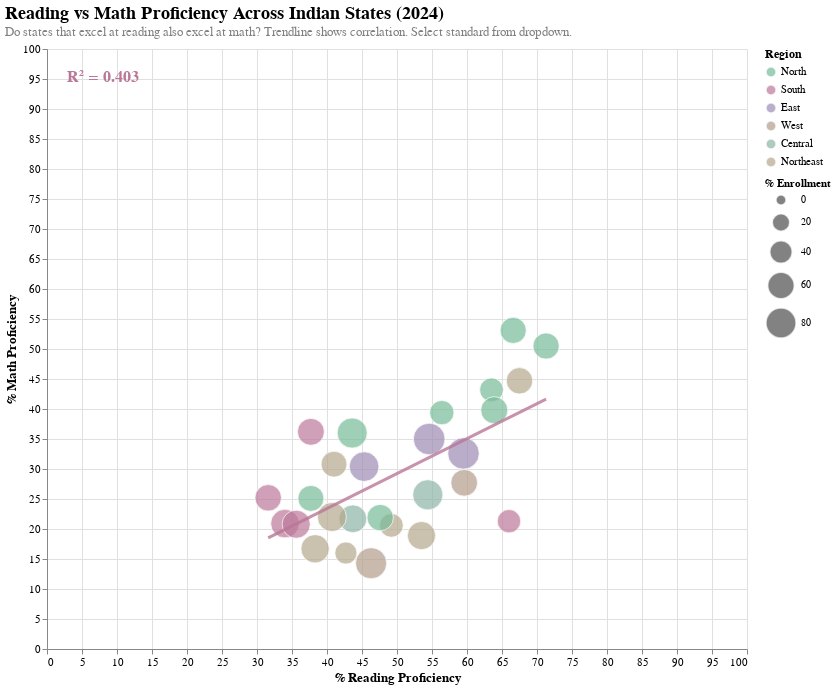

Here is the notebook cell this chart was saved with:
### Code cell
import pandas as pd
import altair as alt
from scipy import stats

# Read data
df = aser_2024
df = df[df['State'] != 'All India']

# Define regions
region_map = {
    'Andhra Pradesh': 'South', 'Arunachal Pradesh': 'Northeast',
    'Assam': 'Northeast', 'Bihar': 'North', 'Chhattisgarh': 'Central',
    'Gujarat': 'West', 'Haryana': 'North', 'Himachal Pradesh': 'North',
    'Jammu and Kashmir': 'North', 'Jharkhand': 'East', 'Karnataka': 'South',
    'Kerala': 'South', 'Madhya Pradesh': 'Central', 'Maharashtra': 'West',
    'Meghalaya': 'Northeast', 'Mizoram': 'Northeast', 'Nagaland': 'Northeast',
    'Odisha': 'East', 'Punjab': 'North', 'Rajasthan': 'North',
    'Sikkim': 'Northeast', 'Tamil Nadu': 'South', 'Telangana': 'South',
    'Tripura': 'Northeast', 'Uttar Pradesh': 'North', 'Uttarakhand': 'North',
    'West Bengal': 'East'
}

df['Region'] = df['State'].map(region_map)

# Get 2024 columns
std3_reading_col = [c for c in df.columns if '2024' in c and 'Std III' in c and 'read' in c][0]
std5_reading_col = [c for c in df.columns if '2024' in c and 'Std V' in c and 'read' in c][0]
std8_reading_col = [c for c in df.columns if '2024' in c and 'Std VIII' in c and 'read' in c][0]

std3_math_col = [c for c in df.columns if '2024' in c and 'Std III' in c and 'subtraction' in c][0]
std5_math_col = [c for c in df.columns if '2024' in c and 'Std V' in c and 'division' in c][0]
std8_math_col = [c for c in df.columns if '2024' in c and 'Std VIII' in c and 'division' in c][0]

enrollment_col = [c for c in df.columns if '2024' in c and 'enrolled in govt schools' in c][0]

# Create dataframe
comparison_data = pd.DataFrame({
    'State': df['State'],
    'Region': df['Region'],
    'Enrollment': df[enrollment_col],
    'Std_III_Reading': df[std3_reading_col],
    'Std_III_Math': df[std3_math_col],
    'Std_V_Reading': df[std5_reading_col],
    'Std_V_Math': df[std5_math_col],
    'Std_VIII_Reading': df[std8_reading_col],
    'Std_VIII_Math': df[std8_math_col]
})

# Reshape for each standard
std3_data = comparison_data[['State', 'Region', 'Enrollment', 'Std_III_Reading', 'Std_III_Math']].copy()
std3_data.columns = ['State', 'Region', 'Enrollment', 'Reading', 'Math']
std3_data['Standard'] = 'Std III'

std5_data = comparison_data[['State', 'Region', 'Enrollment', 'Std_V_Reading', 'Std_V_Math']].copy()
std5_data.columns = ['State', 'Region', 'Enrollment', 'Reading', 'Math']
std5_data['Standard'] = 'Std V'

std8_data = comparison_data[['State', 'Region', 'Enrollment', 'Std_VIII_Reading', 'Std_VIII_Math']].copy()
std8_data.columns = ['State', 'Region', 'Enrollment', 'Reading', 'Math']
std8_data['Standard'] = 'Std VIII'

# Combine
all_data = pd.concat([std3_data, std5_data, std8_data])

# Calculate R² for each standard
correlations = []
for std in ['Std III', 'Std V', 'Std VIII']:
    std_data = all_data[all_data['Standard'] == std].dropna(subset=['Reading', 'Math'])
    if len(std_data) > 0:
        r, p = stats.pearsonr(std_data['Reading'], std_data['Math'])
        correlations.append({
            'Standard': std,
            'r_squared': r**2,
            'r_text': f'R² = {r**2:.3f}',
            'x_pos': 5,
            'y_pos': 95
        })

corr_df = pd.DataFrame(correlations)

# Your color palette
region_colors = {
    'North': '#77ba99',
    'South': '#ba7798',
    'East': '#9d8bb3',
    'West': '#b39d8b',
    'Central': '#8bb3a6',
    'Northeast': '#b3a68b'
}

# Create dropdown
dropdown = alt.binding_select(
    options=['Std III', 'Std V', 'Std VIII'],
    name='Standard: '
)
selection = alt.selection_point(
    fields=['Standard'],
    bind=dropdown,
    value='Std V'
)

# Bubble chart
bubble_chart = alt.Chart(all_data).mark_circle(
    opacity=0.7,
    stroke='white',
    strokeWidth=1
).encode(
    x=alt.X('Reading:Q',
            title='% Reading Proficiency',
            scale=alt.Scale(domain=[0, 100]),
            axis=alt.Axis(titleFontSize=13, labelFontSize=11)),
    y=alt.Y('Math:Q',
            title='% Math Proficiency',
            scale=alt.Scale(domain=[0, 100]),
            axis=alt.Axis(titleFontSize=13, labelFontSize=11)),
    size=alt.Size('Enrollment:Q',
                  title='% Enrollment',
                  scale=alt.Scale(range=[100, 1000]),
                  legend=alt.Legend(titleFontSize=11, labelFontSize=10)),
    color=alt.Color('Region:N',
                    scale=alt.Scale(
                        domain=list(region_colors.keys()),
                        range=list(region_colors.values())
                    ),
                    legend=alt.Legend(titleFontSize=12, labelFontSize=11)),
    tooltip=[
        alt.Tooltip('State:N', title='State'),
        alt.Tooltip('Region:N', title='Region'),
        alt.Tooltip('Standard:N', title='Standard'),
        alt.Tooltip('Reading:Q', title='Reading %', format='.1f'),
        alt.Tooltip('Math:Q', title='Math %', format='.1f'),
        alt.Tooltip('Enrollment:Q', title='Enrollment %', format='.1f')
    ]
).add_params(selection).transform_filter(selection)

# Regression line
regression = alt.Chart(all_data).mark_line(
    color='#ba7798',
    strokeWidth=3,
    opacity=0.8
).encode(
    x='Reading:Q',
    y='Math:Q'
).transform_filter(selection).transform_regression('Reading', 'Math', method='linear')

# R² text annotation (updates with dropdown)
r_squared_text = alt.Chart(corr_df).mark_text(
    align='left',
    baseline='top',
    dx=0,
    dy=0,
    fontSize=16,
    fontWeight='bold',
    color='#ba7798'
).encode(
    x=alt.value(20),  # Pixel position from left
    y=alt.value(20),  # Pixel position from top
    text='r_text:N'
).transform_filter(selection)

# Combine all layers
final_chart = (bubble_chart + regression + r_squared_text).properties(
    width=700,
    height=600,
    title={
        "text": "Reading vs Math Proficiency Across Indian States (2024)",
        "subtitle": "Do states that excel at reading also excel at math? Trendline shows correlation. Select standard from dropdown.",
        "fontSize": 18,
        "fontWeight": "bold",
        "anchor": "start",
        "subtitleFontSize": 13,
        "subtitleColor": "gray"
    }
).configure_view(
    strokeWidth=0
).configure_axis(
    gridColor='#e0e0e0'
)

# Save

final_chart

### Figure 1 — Vega-Lite specification as saved in the notebook (floating-point values rounded to 4 significant figures)
{"config": {"view": {"continuousWidth": 300, "continuousHeight": 300, "strokeWidth": 0}, "axis": {"gridColor": "#e0e0e0"}}, "layer": [{"mark": {"type": "circle", "opacity": 0.7, "stroke": "white", "strokeWidth": 1}, "encoding": {"color": {"field": "Region", "legend": {"labelFontSize": 11, "titleFontSize": 12}, "scale": {"domain": ["North", "South", "East", "West", "Central", "Northeast"], "range": ["#77ba99", "#ba7798", "#9d8bb3", "#b39d8b", "#8bb3a6", "#b3a68b"]}, "type": "nominal"}, "size": {"field": "Enrollment", "legend": {"labelFontSize": 10, "titleFontSize": 11}, "scale": {"range": [100, 1000]}, "title": "% Enrollment", "type": "quantitative"}, "tooltip": [{"field": "State", "title": "State", "type": "nominal"}, {"field": "Region", "title": "Region", "type": "nominal"}, {"field": "Standard", "title": "Standard", "type": "nominal"}, {"field": "Reading", "format": ".1f", "title": "Reading %", "type": "quantitative"}, {"field": "Math", "format": ".1f", "title": "Math %", "type": "quantitative"}, {"field": "Enrollment", "format": ".1f", "title": "Enrollment %", "type": "quantitative"}], "x": {"axis": {"labelFontSize": 11, "titleFontSize": 13}, "field": "Reading", "scale": {"domain": [0, 100]}, "title": "% Reading Proficiency", "type": "quantitative"}, "y": {"axis": {"labelFontSize": 11, "titleFontSize": 13}, "field": "Math", "scale": {"domain": [0, 100]}, "title": "% Math Proficiency", "type": "quantitative"}}, "name": "view_3", "transform": [{"filter": {"param": "param_3"}}]}, {"mark": {"type": "line", "color": "#ba7798", "opacity": 0.8, "strokeWidth": 3}, "encoding": {"x": {"field": "Reading", "type": "quantitative"}, "y": {"field": "Math", "type": "quantitative"}}, "transform": [{"filter": {"param": "param_3"}}, {"on": "Reading", "regression": "Math", "method": "linear"}]}, {"data": {"name": "data-0100b779b7c32e6df3275d02f50740be"}, "mark": {"type": "text", "align": "left", "baseline": "top", "color": "#ba7798", "dx": 0, "dy": 0, "fontSize": 16, "fontWeight": "bold"}, "encoding": {"text": {"field": "r_text", "type": "nominal"}, "x": {"value": 20}, "y": {"value": 20}}, "transform": [{"filter": {"param": "param_3"}}]}], "data": {"name": "data-c92e3262d901d493c51783576ce0a388"}, "height": 600, "params": [{"name": "param_3", "select": {"type": "point", "fields": ["Standard"]}, "bind": {"input": "select", "options": ["Std III", "Std V", "Std VIII"], "name": "Standard: "}, "value": "Std V", "views": ["view_3"]}], "title": {"text": "Reading vs Math Proficiency Across Indian States (2024)", "subtitle": "Do states that excel at reading also excel at math? Trendline shows correlation. Select standard from dropdown.", "fontSize": 18, "fontWeight": "bold", "anchor": "start", "subtitleFontSize": 13, "subtitleColor": "gray"}, "width": 700, "$schema": "https://vega.github.io/schema/vega-lite/v5.20.1.json", "datasets": {"data-c92e3262d901d493c51783576ce0a388": [{"State": "Andhra Pradesh", "Region": "South", "Enrollment": 61.8, "Reading": 15.7, "Math": 44.1, "Standard": "Std III"}, {"State": "Arunachal Pradesh", "Region": "Northeast", "Enrollment": 56.3, "Reading": 19.4, "Math": 39.8, "Standard": "Std III"}, {"State": "Assam", "Region": "Northeast", "Enrollment": 69.9, "Reading": 18.2, "Math": 29.2, "Standard": "Std III"}, {"State": "Bihar", "Region": "North", "Enrollment": 80.1, "Reading": 26.1, "Math": 37.4, "Standard": "Std III"}, {"State": "Chhattisgarh", "Region": "Central", "Enrollment": 80.6, "Reading": 25.0, "Math": 23.3, "Standard": "Std III"}, {"State": "Gujarat", "Region": "West", "Enrollment": 86.5, "Reading": 25.8, "Math": 19.1, "Standard": "Std III"}, {"State": "Haryana", "Region": "North", "Enrollment": 46.0, "Reading": 44.0, "Math": 51.5, "Standard": "Std III"}, {"State": "Himachal Pradesh", "Region": "North", "Enrollment": 58.6, "Reading": 50.6, "Math": 57.9, "Standard": "Std III"}, {"State": "Jammu and Kashmir", "Region": "North", "Enrollment": 57.2, "Reading": 16.6, "Math": 36.4, "Standard": "Std III"}, {"State": "Jharkhand", "Region": "East", "Enrollment": 77.4, "Reading": 19.6, "Math": 31.7, "Standard": "Std III"}, {"State": "Karnataka", "Region": "South", "Enrollment": 71.1, "Reading": 15.9, "Math": 25.9, "Standard": "Std III"}, {"State": "Kerala", "Region": "South", "Enrollment": 44.5, "Reading": 45.6, "Math": 32.6, "Standard": "Std III"}, {"State": "Madhya Pradesh", "Region": "Central", "Enrollment": 66.9, "Reading": 18.8, "Math": 17.6, "Standard": "Std III"}, {"State": "Maharashtra", "Region": "West", "Enrollment": 60.9, "Reading": 37.0, "Math": 31.3, "Standard": "Std III"}, {"State": "Meghalaya", "Region": "Northeast", "Enrollment": 38.4, "Reading": 19.5, "Math": 22.8, "Standard": "Std III"}, {"State": "Mizoram", "Region": "Northeast", "Enrollment": 59.3, "Reading": 29.6, "Math": 57.2, "Standard": "Std III"}, {"State": "Nagaland", "Region": "Northeast", "Enrollment": 45.6, "Reading": 20.3, "Math": 37.9, "Standard": "Std III"}, {"State": "Odisha", "Region": "East", "Enrollment": 88.6, "Reading": 40.0, "Math": 37.7, "Standard": "Std III"}, {"State": "Punjab", "Region": "North", "Enrollment": 58.0, "Reading": 36.5, "Math": 53.3, "Standard": "Std III"}, {"State": "Rajasthan", "Region": "North", "Enrollment": 59.3, "Reading": 18.6, "Math": 20.0, "Standard": "Std III"}, {"State": "Sikkim", "Region": "Northeast", "Enrollment": 69.0, "Reading": 30.4, "Math": 40.3, "Standard": "Std III"}, {"State": "Tamil Nadu", "Region": "South", "Enrollment": 68.7, "Reading": 12.0, "Math": 27.7, "Standard": "Std III"}, {"State": "Telangana", "Region": "South", "Enrollment": 59.8, "Reading": 6.2, "Math": 30.9, "Standard": "Std III"}, {"State": "Tripura", "Region": "Northeast", "Enrollment": 73.8, "Reading": 20.9, "Math": 33.2, "Standard": "Std III"}, {"State": "Uttar Pradesh", "Region": "North", "Enrollment": 49.1, "Reading": 34.3, "Math": 40.5, "Standard": "Std III"}, {"State": "Uttarakhand", "Region": "North", "Enrollment": 62.8, "Reading": 39.4, "Math": 36.0, "Standard": "Std III"}, {"State": "West Bengal", "Region": "East", "Enrollment": 89.6, "Reading": 36.3, "Math": 40.9, "Standard": "Std III"}, {"State": "Andhra Pradesh", "Region": "South", "Enrollment": 61.8, "Reading": 37.7, "Math": 36.2, "Standard": "Std V"}, {"State": "Arunachal Pradesh", "Region": "Northeast", "Enrollment": 56.3, "Reading": 41.0, "Math": 30.8, "Standard": "Std V"}, {"State": "Assam", "Region": "Northeast", "Enrollment": 69.9, "Reading": 38.3, "Math": 16.7, "Standard": "Std V"}, {"State": "Bihar", "Region": "North", "Enrollment": 80.1, "Reading": 43.6, "Math": 36.0, "Standard": "Std V"}, {"State": "Chhattisgarh", "Region": "Central", "Enrollment": 80.6, "Reading": 54.4, "Math": 25.7, "Standard": "Std V"}, {"State": "Gujarat", "Region": "West", "Enrollment": 86.5, "Reading": 46.3, "Math": 14.3, "Standard": "Std V"}, {"State": "Haryana", "Region": "North", "Enrollment": 46.0, "Reading": 63.5, "Math": 43.2, "Standard": "Std V"}, {"State": "Himachal Pradesh", "Region": "North", "Enrollment": 58.6, "Reading": 71.3, "Math": 50.5, "Standard": "Std V"}, {"State": "Jammu and Kashmir", "Region": "North", "Enrollment": 57.2, "Reading": 37.7, "Math": 25.1, "Standard": "Std V"}, {"State": "Jharkhand", "Region": "East", "Enrollment": 77.4, "Reading": 45.3, "Math": 30.4, "Standard": "Std V"}, {"State": "Karnataka", "Region": "South", "Enrollment": 71.1, "Reading": 34.0, "Math": 20.9, "Standard": "Std V"}, {"State": "Kerala", "Region": "South", "Enrollment": 44.5, "Reading": 66.0, "Math": 21.3, "Standard": "Std V"}, {"State": "Madhya Pradesh", "Region": "Central", "Enrollment": 66.9, "Reading": 43.7, "Math": 21.7, "Standard": "Std V"}, {"State": "Maharashtra", "Region": "West", "Enrollment": 60.9, "Reading": 59.6, "Math": 27.7, "Standard": "Std V"}, {"State": "Meghalaya", "Region": "Northeast", "Enrollment": 38.4, "Reading": 42.7, "Math": 16.0, "Standard": "Std V"}, {"State": "Mizoram", "Region": "Northeast", "Enrollment": 59.3, "Reading": 67.5, "Math": 44.7, "Standard": "Std V"}, {"State": "Nagaland", "Region": "Northeast", "Enrollment": 45.6, "Reading": 49.2, "Math": 20.6, "Standard": "Std V"}, {"State": "Odisha", "Region": "East", "Enrollment": 88.6, "Reading": 59.5, "Math": 32.6, "Standard": "Std V"}, {"State": "Punjab", "Region": "North", "Enrollment": 58.0, "Reading": 66.6, "Math": 53.1, "Standard": "Std V"}, {"State": "Rajasthan", "Region": "North", "Enrollment": 59.3, "Reading": 47.6, "Math": 21.9, "Standard": "Std V"}, {"State": "Sikkim", "Region": "Northeast", "Enrollment": 69.0, "Reading": 53.5, "Math": 18.9, "Standard": "Std V"}, {"State": "Tamil Nadu", "Region": "South", "Enrollment": 68.7, "Reading": 35.6, "Math": 20.8, "Standard": "Std V"}, {"State": "Telangana", "Region": "South", "Enrollment": 59.8, "Reading": 31.6, "Math": 25.2, "Standard": "Std V"}, {"State": "Tripura", "Region": "Northeast", "Enrollment": 73.8, "Reading": 40.7, "Math": 22.0, "Standard": "Std V"}, {"State": "Uttar Pradesh", "Region": "North", "Enrollment": 49.1, "Reading": 56.4, "Math": 39.4, "Standard": "Std V"}, {"State": "Uttarakhand", "Region": "North", "Enrollment": 62.8, "Reading": 63.9, "Math": 39.8, "Standard": "Std V"}, {"State": "West Bengal", "Region": "East", "Enrollment": 89.6, "Reading": 54.6, "Math": 35.0, "Standard": "Std V"}, {"State": "Andhra Pradesh", "Region": "South", "Enrollment": 61.8, "Reading": 56.2, "Math": 48.4, "Standard": "Std VIII"}, {"State": "Arunachal Pradesh", "Region": "Northeast", "Enrollment": 56.3, "Reading": 76.0, "Math": 47.7, "Standard": "Std VIII"}, {"State": "Assam", "Region": "Northeast", "Enrollment": 69.9, "Reading": 65.9, "Math": 29.2, "Standard": "Std VIII"}, {"State": "Bihar", "Region": "North", "Enrollment": 80.1, "Reading": 72.8, "Math": 63.6, "Standard": "Std VIII"}, {"State": "Chhattisgarh", "Region": "Central", "Enrollment": 80.6, "Reading": 76.0, "Math": 36.7, "Standard": "Std VIII"}, {"State": "Gujarat", "Region": "West", "Enrollment": 86.5, "Reading": 75.9, "Math": 30.5, "Standard": "Std VIII"}, {"State": "Haryana", "Region": "North", "Enrollment": 46.0, "Reading": 82.7, "Math": 56.4, "Standard": "Std VIII"}, {"State": "Himachal Pradesh", "Region": "North", "Enrollment": 58.6, "Reading": 88.3, "Math": 54.4, "Standard": "Std VIII"}, {"State": "Jammu and Kashmir", "Region": "North", "Enrollment": 57.2, "Reading": 58.5, "Math": 35.8, "Standard": "Std VIII"}, {"State": "Jharkhand", "Region": "East", "Enrollment": 77.4, "Reading": 69.5, "Math": 50.9, "Standard": "Std VIII"}, {"State": "Karnataka", "Region": "South", "Enrollment": 71.1, "Reading": 62.1, "Math": 37.9, "Standard": "Std VIII"}, {"State": "Kerala", "Region": "South", "Enrollment": 44.5, "Reading": 84.5, "Math": 38.2, "Standard": "Std VIII"}, {"State": "Madhya Pradesh", "Region": "Central", "Enrollment": 66.9, "Reading": 66.9, "Math": 38.0, "Standard": "Std VIII"}, {"State": "Maharashtra", "Region": "West", "Enrollment": 60.9, "Reading": 74.2, "Math": 36.3, "Standard": "Std VIII"}, {"State": "Meghalaya", "Region": "Northeast", "Enrollment": 38.4, "Reading": 75.4, "Math": 19.2, "Standard": "Std VIII"}, {"State": "Mizoram", "Region": "Northeast", "Enrollment": 59.3, "Reading": 90.7, "Math": 60.9, "Standard": "Std VIII"}, {"State": "Nagaland", "Region": "Northeast", "Enrollment": 45.6, "Reading": 79.6, "Math": 40.2, "Standard": "Std VIII"}, {"State": "Odisha", "Region": "East", "Enrollment": 88.6, "Reading": 76.7, "Math": 48.5, "Standard": "Std VIII"}, {"State": "Punjab", "Region": "North", "Enrollment": 58.0, "Reading": 82.2, "Math": 63.9, "Standard": "Std VIII"}, {"State": "Rajasthan", "Region": "North", "Enrollment": 59.3, "Reading": 69.1, "Math": 33.3, "Standard": "Std VIII"}, {"State": "Sikkim", "Region": "Northeast", "Enrollment": 69.0, "Reading": 76.5, "Math": 27.6, "Standard": "Std VIII"}, {"State": "Tamil Nadu", "Region": "South", "Enrollment": 68.7, "Reading": 64.2, "Math": 40.0, "Standard": "Std VIII"}, {"State": "Telangana", "Region": "South", "Enrollment": 59.8, "Reading": 56.4, "Math": 41.1, "Standard": "Std VIII"}, {"State": "Tripura", "Region": "Northeast", "Enrollment": 73.8, "Reading": 68.8, "Math": 39.4, "Standard": "Std VIII"}, {"State": "Uttar Pradesh", "Region": "North", "Enrollment": 49.1, "Reading": 75.1, "Math": 55.2, "Standard": "Std VIII"}, {"State": "Uttarakhand", "Region": "North", "Enrollment": 62.8, "Reading": 82.2, "Math": 52.5, "Standard": "Std VIII"}, {"State": "West Bengal", "Region": "East", "Enrollment": 89.6, "Reading": 71.3, "Math": 33.7, "Standard": "Std VIII"}], "data-0100b779b7c32e6df3275d02f50740be": [{"Standard": "Std III", "r_squared": 0.2899, "r_text": "R² = 0.290", "x_pos": 5, "y_pos": 95}, {"Standard": "Std V", "r_squared": 0.4035, "r_text": "R² = 0.403", "x_pos": 5, "y_pos": 95}, {"Standard": "Std VIII", "r_squared": 0.1366, "r_text": "R² = 0.137", "x_pos": 5, "y_pos": 95}]}}
